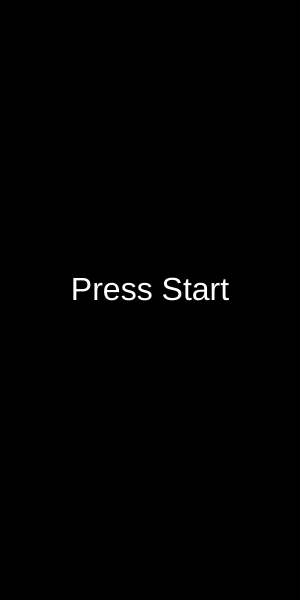
Frame 1 (no input)
Frame 60 (no input): identical to frame 1, image omitted
Frame 120 (the mouse pressed at the canvas centre since frame 60): identical to frame 1, image omitted

The p5.js sketch that drew this single still picture (run headless with seeded random() and noise() and a simulated clock; from frame 60 on, the mouse is pressed at the canvas centre):

// p5.js sketch
// ── sketch.js
let cols = 10;
let rows = 20;
let board = [];
let tetromino;
let tetrominoes = [
  [[1, 1, 1, 1]],                 // I
  [[1, 1], [1, 1]],              // O
  [[0, 1, 0], [1, 1, 1]],        // T
  [[1, 0, 0], [1, 1, 1]],        // J
  [[0, 0, 1], [1, 1, 1]],        // L
  [[1, 1, 0], [0, 1, 1]],        // S
  [[0, 1, 1], [1, 1, 0]]         // Z
];
let colors = ['cyan', 'yellow', 'purple', 'blue', 'orange', 'green', 'red'];
let currentColor;
let speed = 30;
let counter = 0;
let gameOver = false;
let gameStarted = false;

let startButton;
let restartButton;

function setup() {
  createCanvas(300, 600);
  frameRate(60);

  for (let i = 0; i < rows; i++) {
    board[i] = Array(cols).fill(0);
  }

  startButton = createButton('Start Game');
  startButton.position(10, height + 10);
  startButton.mousePressed(startGame);

  restartButton = createButton('Restart');
  restartButton.position(110, height + 10);
  restartButton.mousePressed(restartGame);
  restartButton.hide();

  rightButton = createButton('Move right');
  rightButton.position(200, height + 80);
  rightButton.mousePressed(() => { move(1, 0) });

  leftButton = createButton('Move left');
  leftButton.position(10, height + 80);
  leftButton.mousePressed(() => { move(-1, 0) });

  downButton = createButton('Move down');
  downButton.position(95, height + 120);
  downButton.mousePressed(() => { move(0, 1) });

  hardDropButton = createButton('hardDrop');
  hardDropButton.position(101, height + 80);
  hardDropButton.mousePressed(() => {hardDrop() });

  rotateButton = createButton('Rotate');
  rotateButton.position(110, height + 40);
  rotateButton.mousePressed(() => {rotateTetromino() });
  
}

function draw() {
  background(0);
  drawBoard();

  if (gameStarted && !gameOver) {
    counter++;
    if (counter % speed === 0) {
      if (!move(0, 1)) {
        freeze();
        clearLines();
        spawnTetromino();
        if (!validMove(0, 0)) {
          gameOver = true;
        }
      }
    }
    drawTetromino();
  }

  if (!gameStarted) {
    fill(255);
    textSize(32);
    textAlign(CENTER);
    text("Press Start", width / 2, height / 2);
  } else if (gameOver) {
    fill(255, 0, 0);
    textSize(32);
    textAlign(CENTER);
    text("Game Over", width / 2, height / 2);
  }
}

function drawBoard() {
  for (let y = 0; y < rows; y++) {
    for (let x = 0; x < cols; x++) {
      if (board[y][x]) {
        fill(board[y][x]);
        stroke(0);
        rect(x * 30, y * 30, 30, 30);
      }
    }
  }
}

function drawTetromino() {
  for (let y = 0; y < tetromino.shape.length; y++) {
    for (let x = 0; x < tetromino.shape[y].length; x++) {
      if (tetromino.shape[y][x]) {
        fill(currentColor);
        stroke(0);
        rect((tetromino.x + x) * 30, (tetromino.y + y) * 30, 30, 30);
      }
    }
  }
}

function spawnTetromino() {
  let index = floor(random(tetrominoes.length));
  tetromino = {
    shape: tetrominoes[index],
    x: floor(cols / 2) - 1,
    y: 0
  };
  currentColor = colors[index];
}

function keyPressed() {
  if (!gameStarted || gameOver) return;
  if (keyCode === LEFT_ARROW) move(-1, 0);
  else if (keyCode === RIGHT_ARROW) move(1, 0);
  else if (keyCode === DOWN_ARROW) move(0, 1);
  else if (keyCode === UP_ARROW) rotateTetromino();
  else if (key === ' ') hardDrop(); // Spacebar for quick drop
}

function move(dx, dy) {
  if (validMove(dx, dy)) {
    tetromino.x += dx;
    tetromino.y += dy;
    return true;
  }
  return false;
}

function validMove(dx, dy, testShape = tetromino.shape) {
  for (let y = 0; y < testShape.length; y++) {
    for (let x = 0; x < testShape[y].length; x++) {
      if (testShape[y][x]) {
        let newX = tetromino.x + x + dx;
        let newY = tetromino.y + y + dy;
        if (
          newX < 0 || newX >= cols || newY >= rows ||
          (newY >= 0 && board[newY][newX])
        ) return false;
      }
    }
  }
  return true;
}

function freeze() {
  for (let y = 0; y < tetromino.shape.length; y++) {
    for (let x = 0; x < tetromino.shape[y].length; x++) {
      if (tetromino.shape[y][x]) {
        let px = tetromino.x + x;
        let py = tetromino.y + y;
        if (py >= 0) board[py][px] = currentColor;
      }
    }
  }
}

function clearLines() {
  for (let y = rows - 1; y >= 0; y--) {
    if (board[y].every(cell => cell)) {
      board.splice(y, 1);
      board.unshift(Array(cols).fill(0));
      y++;
    }
  }
}

function rotateTetromino() {
  let newShape = [];
  let oldShape = tetromino.shape;
  for (let x = 0; x < oldShape[0].length; x++) {
    newShape[x] = [];
    for (let y = oldShape.length - 1; y >= 0; y--) {
      newShape[x].push(oldShape[y][x]);
    }
  }
  if (validMove(0, 0, newShape)) {
    tetromino.shape = newShape;
  }
}

function hardDrop() {
  while (move(0, 1)) {}
  freeze();
  clearLines();
  spawnTetromino();
  if (!validMove(0, 0)) {
    gameOver = true;
  }
}

function startGame() {
  gameStarted = true;
  gameOver = false;
  counter = 0;
  startButton.hide();
  restartButton.show();
  for (let i = 0; i < rows; i++) {
    board[i] = Array(cols).fill(0);
  }
  spawnTetromino();
}

function restartGame() {
  startGame(); // Resets and restarts the game
}

// ── style.css
.hidden {
  display: none;
}

.buttons-container {
  position: absolute;
  top: -650px;

  }

.button {
    display: inline-block;
    padding: 15px 30px;
    margin: 10px;
    font-size: 10px;
    text-align: center;
    text-decoration: none;
    background-color: #4CAF50;
    color: white;
    border-radius: 10px;
    border: none;
    box-shadow: 0 5px 10px rgba(0, 0, 0, 0.2);
    transition: background-color 0.3s, transform 0.2s;
  }

.button:hover {
    background-color: #45a049;
    transform: translateY(-2px);
  }

.button:active {
    transform: translateY(2px);
  }

.button:focus {
    outline: none;
  }

.movebutton {
    display: inline-block;
    padding: 15px 30px;
    margin: 10px;
    font-size: 10px;
    text-align: center;
    text-decoration: none;
    background-color: #D5CD60;
    color: white;
    border-radius: 10px;
    border: none;
    box-shadow: 0 5px 10px rgba(0, 0, 0, 0.2);
    transition: background-color 0.3s, transform 0.2s;
  }

.movebutton:hover {
    background-color: #A09A45;
    transform: translateY(-2px);
  }

.movebutton:active {
    transform: translateY(2px);
  }

.movebutton:focus {
    outline: none;
  }

#game-container {
    position: relative;
    margin-bottom: 30px;
  }

.button-row {
    display: flex;
    justify-content: center;
    flex-wrap: wrap;
    gap: 15px;
  }
